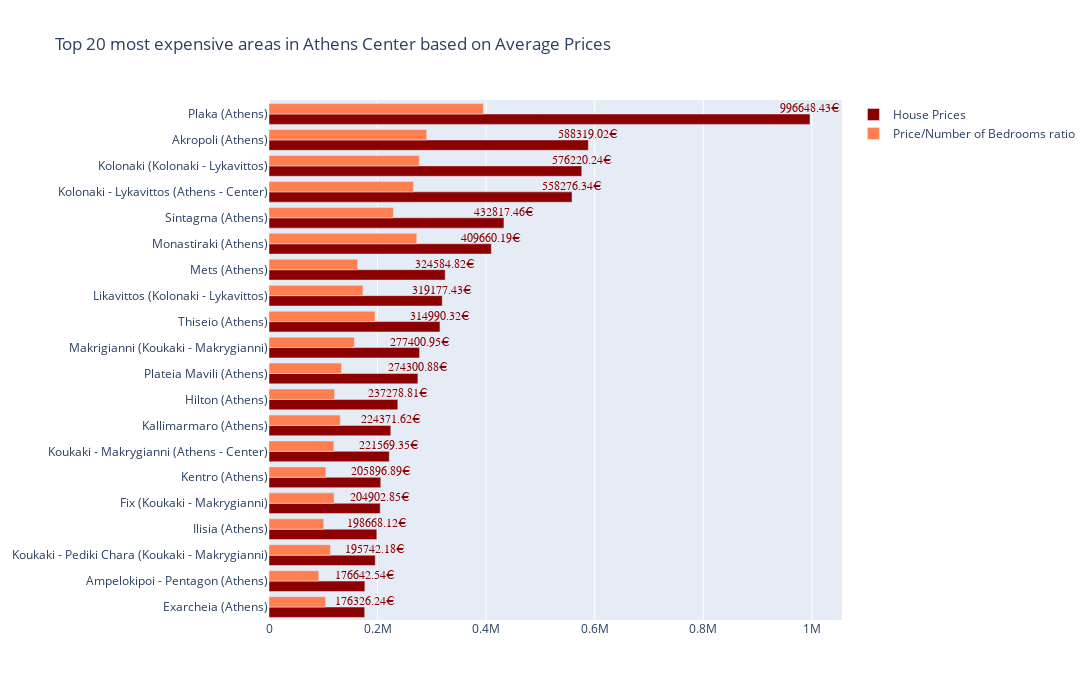

The notebook cell saved with this chart:
### Code cell
location_price = group_1['Location'].tail(20).tolist()

fig_price = go.Figure()
fig_price.add_trace(go.Bar(y=location_price, x= group_1['Average Price by Location/# Bedrooms'].tail(20).tolist(), name='House Prices', marker_color='darkred', orientation = 'h'))
fig_price.add_trace(go.Bar(y=location_price, x= group_1['Price/Number of Bedrooms ratio'].tail(20).tolist(), name='Price/Number of Bedrooms ratio', marker_color='coral', orientation = 'h'))

annotation_price = []

y = group_1['Average Price by Location/# Bedrooms'].tail(20).tolist()
x = location_price
for i, j in zip(y, x):
    annotation_price.append(dict(xref='x1', yref='y1',y=j, x=i,text=str(i) + '€' ,font=dict(family='Arial', size=12, color='darkred'), showarrow=False, yshift=6))

    fig_price.update_layout(barmode='group', width=1200, height=700, title="Top 20 most expensive areas in Athens Center based on Average Prices", annotations=annotation_price)
fig_price.show()

### Figure 1 — Plotly figure (JSON) as saved in the notebook; plotly's stock layout.template omitted (floating-point values rounded to 4 significant figures)
{"data": [{"marker": {"color": "darkred"}, "name": "House Prices", "orientation": "h", "type": "bar", "x": [176300.0, 176600.0, 195700.0, 198700.0, 204900.0, 205900.0, 221600.0, 224400.0, 237300.0, 274300.0, 277400.0, 315000.0, 319200.0, 324600.0, 409700.0, 432800.0, 558300.0, 576200.0, 588300.0, 996600.0], "y": ["Exarcheia (Athens)", "Ampelokipoi - Pentagon (Athens)", "Koukaki - Pediki Chara (Koukaki - Makrygianni)", "Ilisia (Athens)", "Fix (Koukaki - Makrygianni)", "Kentro (Athens)", "Koukaki - Makrygianni (Athens - Center)", "Kallimarmaro (Athens)", "Hilton (Athens)", "Plateia Mavili (Athens)", "Makrigianni (Koukaki - Makrygianni)", "Thiseio (Athens)", "Likavittos (Kolonaki - Lykavittos)", "Mets (Athens)", "Monastiraki (Athens)", "Sintagma (Athens)", "Kolonaki - Lykavittos (Athens - Center)", "Kolonaki (Kolonaki - Lykavittos)", "Akropoli (Athens)", "Plaka (Athens)"]}, {"marker": {"color": "coral"}, "name": "Price/Number of Bedrooms ratio", "orientation": "h", "type": "bar", "x": [104200.0, 91610.0, 113200.0, 100900.0, 119900.0, 104900.0, 119500.0, 131300.0, 120900.0, 133600.0, 157200.0, 195294, 173200.0, 163400.0, 272200.0, 229100.0, 266300.0, 276800.0, 290600.0, 395000.0], "y": ["Exarcheia (Athens)", "Ampelokipoi - Pentagon (Athens)", "Koukaki - Pediki Chara (Koukaki - Makrygianni)", "Ilisia (Athens)", "Fix (Koukaki - Makrygianni)", "Kentro (Athens)", "Koukaki - Makrygianni (Athens - Center)", "Kallimarmaro (Athens)", "Hilton (Athens)", "Plateia Mavili (Athens)", "Makrigianni (Koukaki - Makrygianni)", "Thiseio (Athens)", "Likavittos (Kolonaki - Lykavittos)", "Mets (Athens)", "Monastiraki (Athens)", "Sintagma (Athens)", "Kolonaki - Lykavittos (Athens - Center)", "Kolonaki (Kolonaki - Lykavittos)", "Akropoli (Athens)", "Plaka (Athens)"]}], "layout": {"annotations": [{"font": {"color": "darkred", "family": "Arial", "size": 12}, "showarrow": false, "text": "176326.24€", "x": 176300.0, "xref": "x", "y": "Exarcheia (Athens)", "yref": "y", "yshift": 6}, {"font": {"color": "darkred", "family": "Arial", "size": 12}, "showarrow": false, "text": "176642.54€", "x": 176600.0, "xref": "x", "y": "Ampelokipoi - Pentagon (Athens)", "yref": "y", "yshift": 6}, {"font": {"color": "darkred", "family": "Arial", "size": 12}, "showarrow": false, "text": "195742.18€", "x": 195700.0, "xref": "x", "y": "Koukaki - Pediki Chara (Koukaki - Makrygianni)", "yref": "y", "yshift": 6}, {"font": {"color": "darkred", "family": "Arial", "size": 12}, "showarrow": false, "text": "198668.12€", "x": 198700.0, "xref": "x", "y": "Ilisia (Athens)", "yref": "y", "yshift": 6}, {"font": {"color": "darkred", "family": "Arial", "size": 12}, "showarrow": false, "text": "204902.85€", "x": 204900.0, "xref": "x", "y": "Fix (Koukaki - Makrygianni)", "yref": "y", "yshift": 6}, {"font": {"color": "darkred", "family": "Arial", "size": 12}, "showarrow": false, "text": "205896.89€", "x": 205900.0, "xref": "x", "y": "Kentro (Athens)", "yref": "y", "yshift": 6}, {"font": {"color": "darkred", "family": "Arial", "size": 12}, "showarrow": false, "text": "221569.35€", "x": 221600.0, "xref": "x", "y": "Koukaki - Makrygianni (Athens - Center)", "yref": "y", "yshift": 6}, {"font": {"color": "darkred", "family": "Arial", "size": 12}, "showarrow": false, "text": "224371.62€", "x": 224400.0, "xref": "x", "y": "Kallimarmaro (Athens)", "yref": "y", "yshift": 6}, {"font": {"color": "darkred", "family": "Arial", "size": 12}, "showarrow": false, "text": "237278.81€", "x": 237300.0, "xref": "x", "y": "Hilton (Athens)", "yref": "y", "yshift": 6}, {"font": {"color": "darkred", "family": "Arial", "size": 12}, "showarrow": false, "text": "274300.88€", "x": 274300.0, "xref": "x", "y": "Plateia Mavili (Athens)", "yref": "y", "yshift": 6}, {"font": {"color": "darkred", "family": "Arial", "size": 12}, "showarrow": false, "text": "277400.95€", "x": 277400.0, "xref": "x", "y": "Makrigianni (Koukaki - Makrygianni)", "yref": "y", "yshift": 6}, {"font": {"color": "darkred", "family": "Arial", "size": 12}, "showarrow": false, "text": "314990.32€", "x": 315000.0, "xref": "x", "y": "Thiseio (Athens)", "yref": "y", "yshift": 6}, {"font": {"color": "darkred", "family": "Arial", "size": 12}, "showarrow": false, "text": "319177.43€", "x": 319200.0, "xref": "x", "y": "Likavittos (Kolonaki - Lykavittos)", "yref": "y", "yshift": 6}, {"font": {"color": "darkred", "family": "Arial", "size": 12}, "showarrow": false, "text": "324584.82€", "x": 324600.0, "xref": "x", "y": "Mets (Athens)", "yref": "y", "yshift": 6}, {"font": {"color": "darkred", "family": "Arial", "size": 12}, "showarrow": false, "text": "409660.19€", "x": 409700.0, "xref": "x", "y": "Monastiraki (Athens)", "yref": "y", "yshift": 6}, {"font": {"color": "darkred", "family": "Arial", "size": 12}, "showarrow": false, "text": "432817.46€", "x": 432800.0, "xref": "x", "y": "Sintagma (Athens)", "yref": "y", "yshift": 6}, {"font": {"color": "darkred", "family": "Arial", "size": 12}, "showarrow": false, "text": "558276.34€", "x": 558300.0, "xref": "x", "y": "Kolonaki - Lykavittos (Athens - Center)", "yref": "y", "yshift": 6}, {"font": {"color": "darkred", "family": "Arial", "size": 12}, "showarrow": false, "text": "576220.24€", "x": 576200.0, "xref": "x", "y": "Kolonaki (Kolonaki - Lykavittos)", "yref": "y", "yshift": 6}, {"font": {"color": "darkred", "family": "Arial", "size": 12}, "showarrow": false, "text": "588319.02€", "x": 588300.0, "xref": "x", "y": "Akropoli (Athens)", "yref": "y", "yshift": 6}, {"font": {"color": "darkred", "family": "Arial", "size": 12}, "showarrow": false, "text": "996648.43€", "x": 996600.0, "xref": "x", "y": "Plaka (Athens)", "yref": "y", "yshift": 6}], "barmode": "group", "height": 700, "title": {"text": "Top 20 most expensive areas in Athens Center based on Average Prices"}, "width": 1200, "xaxis": {"autorange": true, "range": [0, 1053000.0], "type": "linear"}, "yaxis": {"autorange": true, "range": [-0.5, 19.58], "type": "category"}}}
